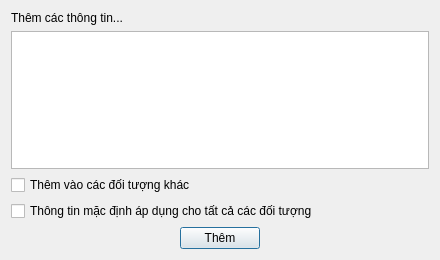
<?xml version="1.0" encoding="UTF-8"?>
<ui version="4.0">
	<class>AddParamsDialog</class>
	<widget class="QDialog" name="AddParamsDialog">
		<property name="geometry">
			<rect>
				<x>0</x>
				<y>0</y>
				<width>440</width>
				<height>260</height>
			</rect>
		</property>
		<property name="windowTitle">
			<string>Thêm thông tin</string>
		</property>
		<layout class="QGridLayout" name="gridLayout_2">
			<item row="6" column="0">
				<layout class="QHBoxLayout" name="horizontalLayout">
					<item>
						<spacer name="horizontalSpacer">
							<property name="orientation">
								<enum>Qt::Horizontal</enum>
							</property>
							<property name="sizeHint" stdset="0">
								<size>
									<width>40</width>
									<height>20</height>
								</size>
							</property>
						</spacer>
					</item>
					<item>
						<widget class="QPushButton" name="btnAdd">
							<property name="text">
								<string>Thêm</string>
							</property>
						</widget>
					</item>
					<item>
						<spacer name="horizontalSpacer_2">
							<property name="orientation">
								<enum>Qt::Horizontal</enum>
							</property>
							<property name="sizeHint" stdset="0">
								<size>
									<width>40</width>
									<height>20</height>
								</size>
							</property>
						</spacer>
					</item>
				</layout>
			</item>
			<item row="0" column="0">
				<widget class="QLabel" name="label">
					<property name="text">
						<string>Thêm các thông tin...</string>
					</property>
				</widget>
			</item>
			<item row="1" column="0">
				<widget class="QPlainTextEdit" name="txtParamNames"/>
			</item>
			<item row="3" column="0">
				<widget class="QCheckBox" name="chxApplyAll">
					<property name="text">
						<string>Thêm vào các đối tượng khác</string>
					</property>
				</widget>
			</item>
			<item row="5" column="0">
				<spacer name="verticalSpacer">
					<property name="orientation">
						<enum>Qt::Vertical</enum>
					</property>
					<property name="sizeHint" stdset="0">
						<size>
							<width>20</width>
							<height>40</height>
						</size>
					</property>
				</spacer>
			</item>
			<item row="4" column="0">
				<widget class="QCheckBox" name="chxDefault">
					<property name="text">
						<string>Thông tin mặc định áp dụng cho tất cả các đối tượng</string>
					</property>
				</widget>
			</item>
		</layout>
	</widget>
	<resources/>
	<connections/>
</ui>
